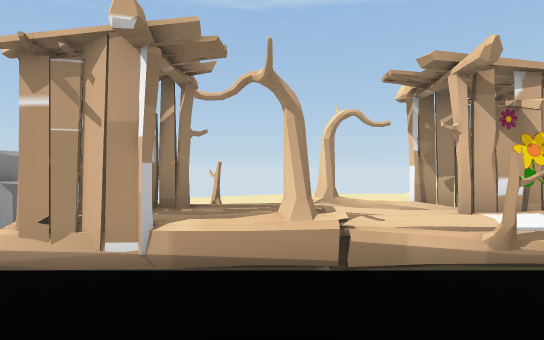
view 1 (above)

19 first-person views from a walk through a 3-D level made in the Unity game engine. The camera is 1.3 m above the floor, looks level and sees 80° across. The floor is counted in squares, 2 m on a side. Each view is taken from the middle of a square. On the plan, view 1 faces up. The plan holds only what a view shows up to about 10 squares ahead; the rest is blank. The place goes on beyond the plan. The player character is not drawn. Some animated figures are not drawn.

view 2
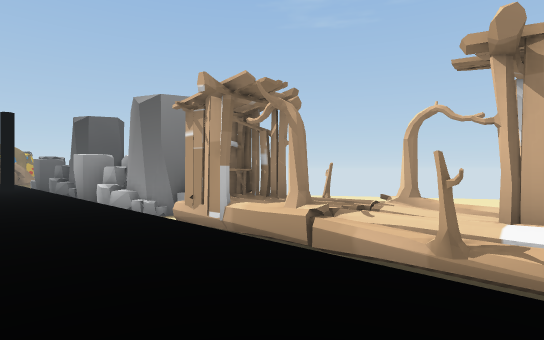

view 3
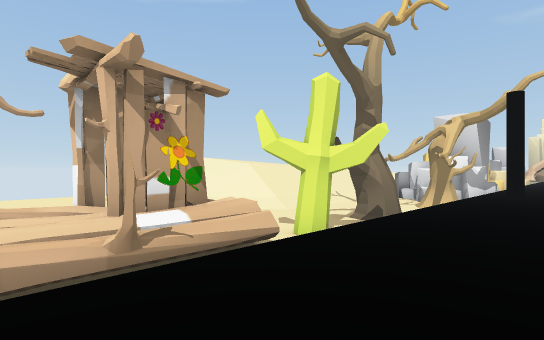

view 4
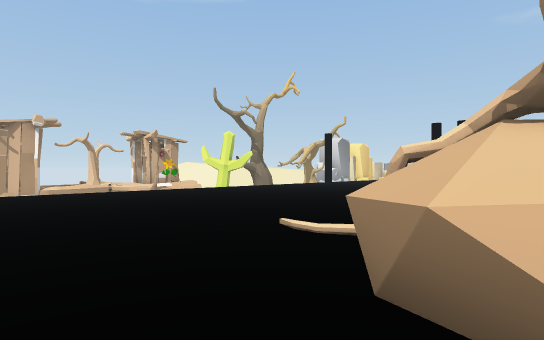

view 5
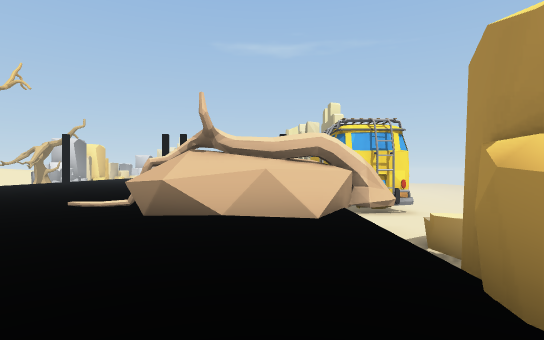

view 6
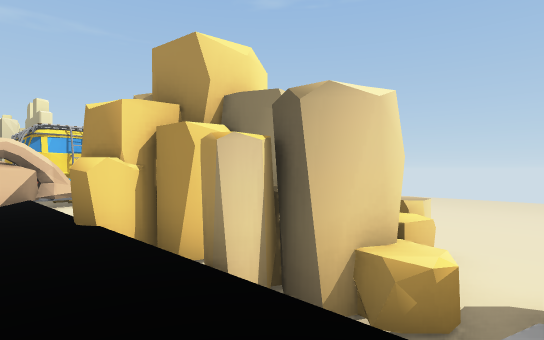

view 7
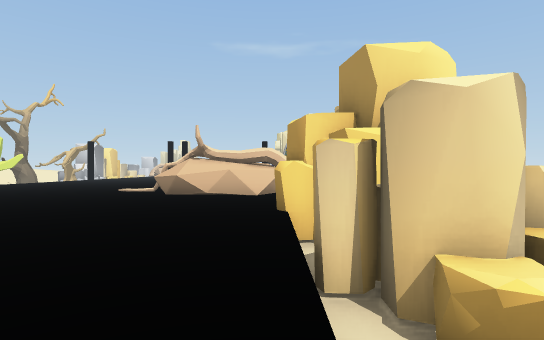

view 8
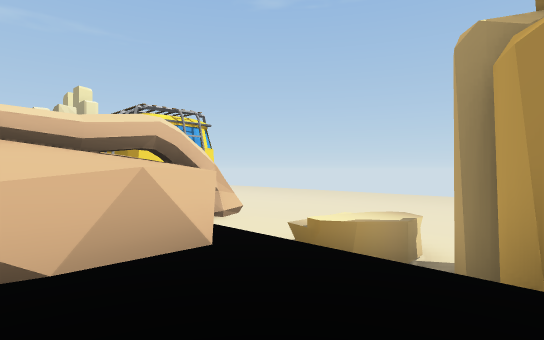

view 9
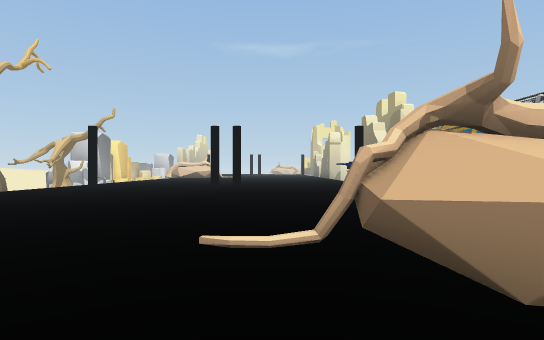

view 10
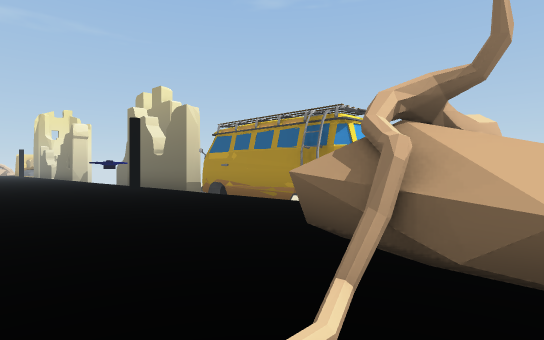

view 11
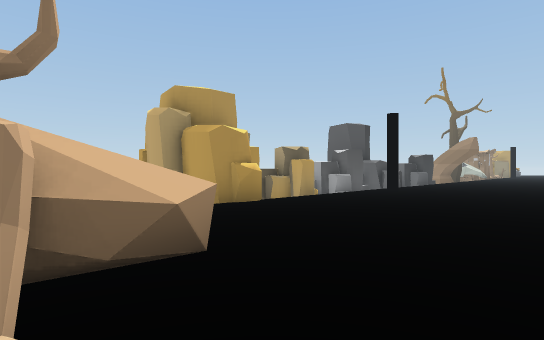

view 12
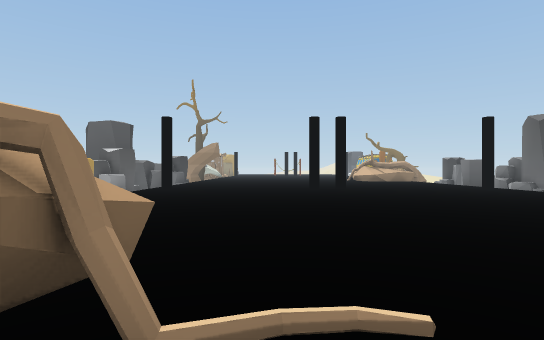

view 13
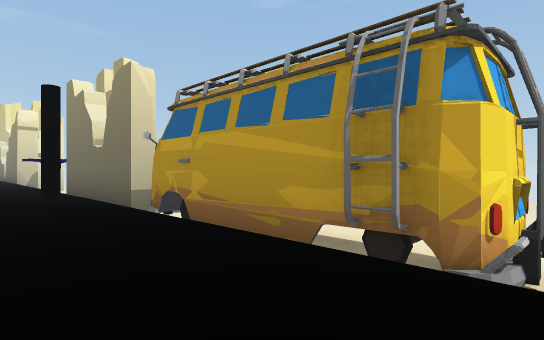

view 14
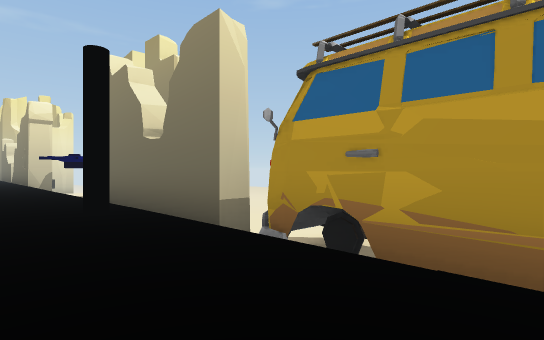

view 15
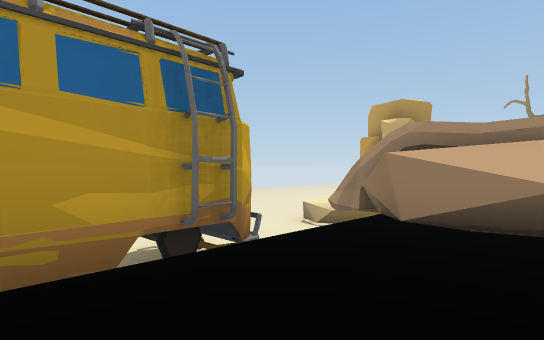

view 16
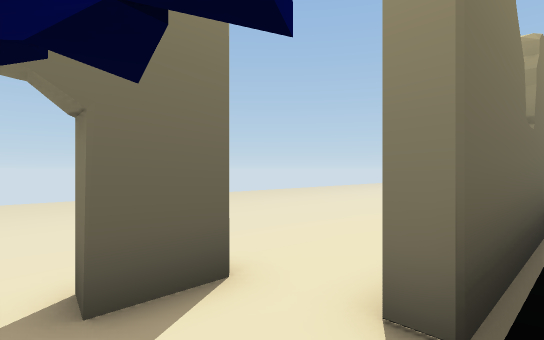

view 17
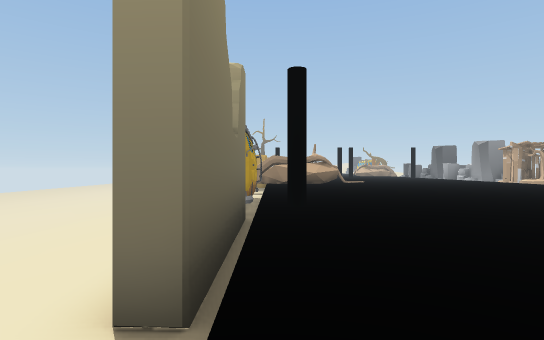

view 18
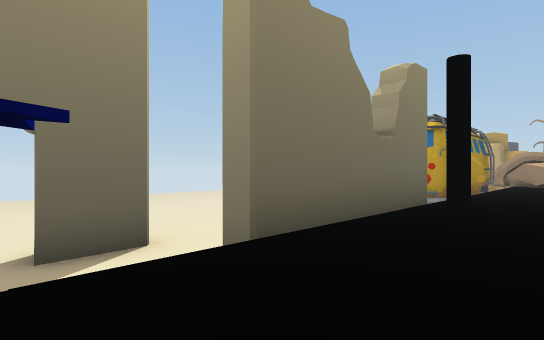

view 19
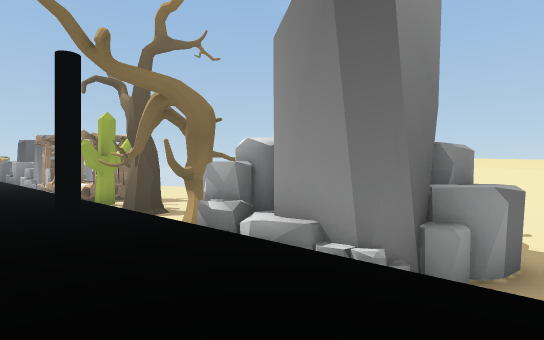

### Floor plan
Key: @ floor where view 1 was taken; # wall or solid block; x gap in a wall; . main floor; - floor 0.75 m lower than the main floor; _ floor 1 m lower than the main floor; : floor 1.75 m higher than the main floor; + floor 2 m higher than the main floor; / step, stairs or slope; = window, fence, low wall or low ledge; ^ raised ledge; v drop or lower ground; O other object.
Columns run from 10 left of view 1 to 16 right of it. Each row starts with its distance up from view 1.
 12                         +:
 11                         //
 10                         //
  9                         //
  8                         //
  7                          /
  6                  __      _
  5       O OOOOOOO -----    _
  4   OO##OOOOOOOOO-------   O
  3  ##OOO OOOOOOOOO--x  # #O
  2  =====================#OO==
  1 #........................
  0  ....   ..@.......        .
 -1  .....  ..........
 -2  .................
 -3  ..................
 -4  ...................
 -5  ....................
 -6 ..........=...........
 -7 .........^#^..........
 -8 ........^^ #..........    .
 -9  .......^^ #...............
-10 ......O..###........v......
-11  OO#O###OO#__O###OO#####_
-12 OOOO## OOO___OO   O-_______
-13  __O OO__O_______ ----__##x
-14  ___    ___________---__ __
-15   __    __ ____ ________ __

Where each view was taken, in squares from view 1:
view 1: 0 up, 0 right, facing up
view 2: 0 up, 3 right, facing up-left
view 3: 0 up, 1 right, facing up-right
view 4: 8 down, 3 left, facing up-right
view 5: 9 down, 6 left, facing right
view 6: 9 down, 9 left, facing down-right
view 7: 10 down, 10 left, facing right
view 8: 8 down, 4 left, facing down-right
view 9: 6 down, 3 left, facing right
view 10: 5 down, 1 left, facing down-right
view 11: 5 down, 0 right, facing down-left
view 12: 6 down, 1 right, facing left
view 13: 8 down, 2 right, facing down-right
view 14: 8 down, 5 right, facing down-right
view 15: 8 down, 5 right, facing down-left
view 16: 10 down, 16 right, facing down-left
view 17: 10 down, 16 right, facing left
view 18: 8 down, 16 right, facing down-left
view 19: 0 up, 16 right, facing up-left
